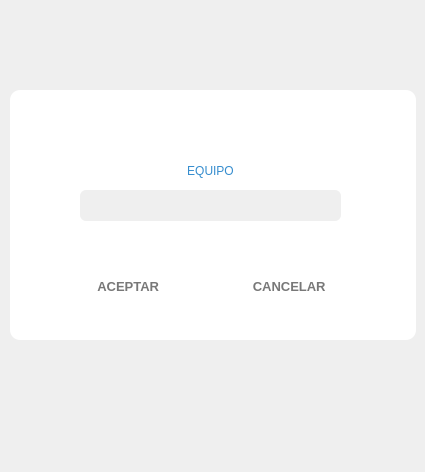
<?xml version="1.0" encoding="UTF-8"?>
<ui version="4.0">
 <class>Equipo_Selection_Screen</class>
 <widget class="QDialog" name="Equipo_Selection_Screen">
  <property name="geometry">
   <rect>
    <x>0</x>
    <y>0</y>
    <width>425</width>
    <height>472</height>
   </rect>
  </property>
  <property name="windowTitle">
   <string>Dialog</string>
  </property>
  <widget class="QPushButton" name="pb_close">
   <property name="geometry">
    <rect>
     <x>370</x>
     <y>100</y>
     <width>31</width>
     <height>31</height>
    </rect>
   </property>
   <property name="minimumSize">
    <size>
     <width>0</width>
     <height>0</height>
    </size>
   </property>
   <property name="styleSheet">
    <string notr="true">border-image: url(:/icons/close.png);
color: rgb(255, 255, 255);</string>
   </property>
   <property name="text">
    <string/>
   </property>
   <property name="autoDefault">
    <bool>true</bool>
   </property>
   <property name="flat">
    <bool>true</bool>
   </property>
  </widget>
  <widget class="MyLabelShine" name="label_background">
   <property name="geometry">
    <rect>
     <x>10</x>
     <y>90</y>
     <width>406</width>
     <height>250</height>
    </rect>
   </property>
   <property name="styleSheet">
    <string notr="true">background-color: #FFFFFF; 
border-radius: 10px;
/*border: 2px solid #368DCE;*/</string>
   </property>
   <property name="text">
    <string/>
   </property>
   <property name="alignment">
    <set>Qt::AlignCenter</set>
   </property>
  </widget>
  <widget class="my_label" name="lb_logo">
   <property name="geometry">
    <rect>
     <x>20</x>
     <y>100</y>
     <width>52</width>
     <height>42</height>
    </rect>
   </property>
   <property name="minimumSize">
    <size>
     <width>0</width>
     <height>0</height>
    </size>
   </property>
   <property name="maximumSize">
    <size>
     <width>200</width>
     <height>240</height>
    </size>
   </property>
   <property name="styleSheet">
    <string notr="true">border-image: url(:/icons/app_logo.png);</string>
   </property>
   <property name="text">
    <string/>
   </property>
   <property name="scaledContents">
    <bool>false</bool>
   </property>
   <property name="alignment">
    <set>Qt::AlignCenter</set>
   </property>
   <property name="wordWrap">
    <bool>false</bool>
   </property>
  </widget>
  <widget class="MyLabelSpinner" name="comboBox">
   <property name="geometry">
    <rect>
     <x>80</x>
     <y>190</y>
     <width>261</width>
     <height>31</height>
    </rect>
   </property>
   <property name="font">
    <font>
     <family>Segoe UI</family>
     <pointsize>12</pointsize>
     <weight>50</weight>
     <bold>false</bold>
    </font>
   </property>
   <property name="styleSheet">
    <string notr="true">QLabel{
	background-color: #EFEFEF; 
	border-radius: 6px;
	color:rgb(50, 50, 50);
}
QLabel:hover:!pressed{
	  background-color: #DDDDDD; 
}</string>
   </property>
   <property name="text">
    <string/>
   </property>
   <property name="alignment">
    <set>Qt::AlignCenter</set>
   </property>
  </widget>
  <widget class="QLabel" name="label_2">
   <property name="geometry">
    <rect>
     <x>90</x>
     <y>160</y>
     <width>241</width>
     <height>21</height>
    </rect>
   </property>
   <property name="styleSheet">
    <string notr="true">font: 63 12pt &quot;Segoe UI Semibold&quot;;
color: rgb(54, 141, 206);</string>
   </property>
   <property name="text">
    <string>EQUIPO</string>
   </property>
   <property name="alignment">
    <set>Qt::AlignCenter</set>
   </property>
  </widget>
  <widget class="QWidget" name="layoutWidget_2">
   <property name="geometry">
    <rect>
     <x>80</x>
     <y>270</y>
     <width>261</width>
     <height>32</height>
    </rect>
   </property>
   <layout class="QHBoxLayout" name="horizontalLayout_3">
    <item>
     <widget class="QPushButton" name="pb_aceptar">
      <property name="minimumSize">
       <size>
        <width>100</width>
        <height>30</height>
       </size>
      </property>
      <property name="font">
       <font>
        <family>Segoe UI</family>
        <pointsize>10</pointsize>
        <weight>75</weight>
        <bold>true</bold>
       </font>
      </property>
      <property name="styleSheet">
       <string notr="true">QPushButton{
	border-radius: 3px;
	color:rgb(120, 120, 120);
}
QPushButton:hover:!pressed{
	  background-color: #EEEEEE; 
}</string>
      </property>
      <property name="text">
       <string>ACEPTAR </string>
      </property>
      <property name="icon">
       <iconset resource="assets.qrc">
        <normaloff>:/icons/accept.png</normaloff>:/icons/accept.png</iconset>
      </property>
      <property name="iconSize">
       <size>
        <width>30</width>
        <height>20</height>
       </size>
      </property>
      <property name="flat">
       <bool>true</bool>
      </property>
     </widget>
    </item>
    <item>
     <spacer name="horizontalSpacer_4">
      <property name="orientation">
       <enum>Qt::Horizontal</enum>
      </property>
      <property name="sizeHint" stdset="0">
       <size>
        <width>40</width>
        <height>20</height>
       </size>
      </property>
     </spacer>
    </item>
    <item>
     <widget class="QPushButton" name="pb_cancelar">
      <property name="minimumSize">
       <size>
        <width>100</width>
        <height>30</height>
       </size>
      </property>
      <property name="font">
       <font>
        <family>Segoe UI</family>
        <pointsize>10</pointsize>
        <weight>75</weight>
        <bold>true</bold>
       </font>
      </property>
      <property name="styleSheet">
       <string notr="true">QPushButton{
	border-radius: 3px;
	color:rgb(120, 120, 120);
}
QPushButton:hover:!pressed{
	  background-color: #EEEEEE; 
}</string>
      </property>
      <property name="text">
       <string>CANCELAR </string>
      </property>
      <property name="icon">
       <iconset resource="assets.qrc">
        <normaloff>:/icons/cancel.png</normaloff>:/icons/cancel.png</iconset>
      </property>
      <property name="iconSize">
       <size>
        <width>30</width>
        <height>20</height>
       </size>
      </property>
      <property name="flat">
       <bool>true</bool>
      </property>
     </widget>
    </item>
   </layout>
  </widget>
 </widget>
 <customwidgets>
  <customwidget>
   <class>MyLabelSpinner</class>
   <extends>QLabel</extends>
   <header location="global">mylabelspinner.h</header>
  </customwidget>
  <customwidget>
   <class>my_label</class>
   <extends>QLabel</extends>
   <header location="global">my_label.h</header>
  </customwidget>
  <customwidget>
   <class>MyLabelShine</class>
   <extends>QLabel</extends>
   <header location="global">mylabelshine.h</header>
  </customwidget>
 </customwidgets>
 <resources>
  <include location="assets.qrc"/>
 </resources>
 <connections/>
</ui>
